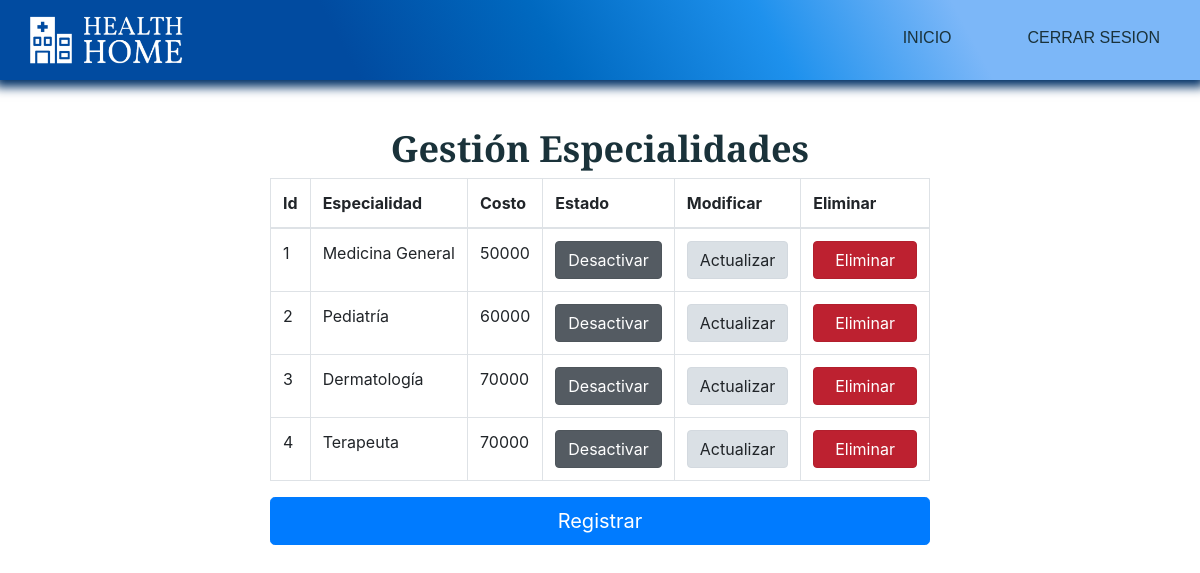
Screenshot of /index.php?c=Administrador&a=gestion_espec with the database file from the repository.
### tables this page shows
CREATE TABLE `especialidad` (
  `id_especialidad` tinyint(2) NOT NULL,
  `descrip_espec` varchar(30) NOT NULL,
  `costo_espec` int(6) NOT NULL,
  `estado_espec` tinyint(1) NOT NULL,
  `create_espec` datetime NOT NULL DEFAULT current_timestamp()
);

### controllers/Administrador.php (called while the page is built, shortened)
<?php
	class AdministradorController {
		public function __construct(){
			require_once "models/AdministradorModel.php";
		}
		public function gestion_espec(){
			$especialidad = new Administrador_model();
			$data["especialidad"] = $especialidad->get_especialidad();
			require_once "views/administrador/gestion_espec/gestion_espec.php";
		}
	}
?>

### config/database.php (called while the page is built)
<?php
	class Conectar {
		public static function conexion(){
			$conexion = new mysqli("localhost", "root", "", "clinica_health_home");
			return $conexion;
		}
	}
?>

### models/AdministradorModel.php (called while the page is built, shortened)
<?php
	class Administrador_model {
		private $db;
		private $especialidad;
		public function __construct(){
			$this->db = Conectar::conexion();
			$this->especialidad = array();
		}
		public function get_especialidad()
		{
			$sql = "SELECT * FROM especialidad";
			$resultado = $this->db->query($sql);
			while($row = $resultado->fetch_assoc())
			{
				$this->especialidad[] = $row;
			}
			return $this->especialidad;
		}
	}
?>

### views/administrador/gestion_espec/gestion_espec.php (the view, shortened to what this page needs)
<!DOCTYPE html>
<html lang="en">
<head>
    <link rel="stylesheet" href="assets/css/estilos.css">
    <link rel="stylesheet" href="https://stackpath.bootstrapcdn.com/bootstrap/4.4.1/css/bootstrap.min.css">
    <link rel="stylesheet" type="text/css" href="https://cdn.datatables.net/v/bs4/dt-1.10.20/datatables.min.css"/>
    <link rel="stylesheet" type="text/css" href="https://cdn.datatables.net/responsive/2.2.3/css/responsive.dataTables.min.css">
</head>
<body>
    <header>
        <div class="container__menu">
            <div class="logo">
                <img src="assets/images/Logo2.png" alt="">
            </div>
            <div class="menu">
                <nav id="nav">
                    <ul>
                        <li><a href="index.php?c=Administrador&a=index">Inicio</a></li>
                        <li><a href="">Cerrar sesion</a></li>
                    </ul>
                </nav>
            </div>
        </div>
    </header>
    <main>
        <div class="container__cover">
            <div class="cover">
                <div class="caja3">
                    <h1>Gestión Especialidades</h1>
                    <div class="row">
                        <div class="col-lg-12">
                            <table id="example" class="table table-bordered  display nowrap" cellspacing="0" width="100%">
                                <thead>
                                    <tr>
                                        <th>Id</th>
                                        <th>Especialidad</th>
                                        <th>Costo</th>
                                        <th>Estado</th>
                                        <th>Modificar</th>
                                        <th>Eliminar</th>
                                    </tr>
                                </thead>
                                <tbody>
                                    <?php foreach ($data["especialidad"] as $dato) {
                                      if($dato["estado_espec"]==1){
                                        $url="index.php?c=Administrador&a=cambio_estado_1_espec&id=";
                                        $boton="class='btn btn-secondary active' role='button' aria-pressed='true'>Desactivar</a>";
                                      }else{
                                        $estado="Inactivo";
                                        $url="index.php?c=Administrador&a=cambio_estado_2_espec&id=";
                                        $boton="class='btn btn-success active' role='button' aria-pressed='true'>&nbsp&nbsp&nbspActivar&nbsp&nbsp&nbsp</a>";
                                      }
                                      echo "<tr>";
                                      echo "<td>".$dato["id_especialidad"]."</td>";
                                      echo "<td>".$dato["descrip_espec"]."</td>";
                                      echo "<td>".$dato["costo_espec"]."</td>";
                                      echo "<td><a href='"."$url".$dato["id_especialidad"]."' ".$boton."</td>";
                                      echo "<td><a href='index.php?c=Administrador&a=actualizar_espec&id=".$dato["id_especialidad"]."' class='btn btn-light active' role='button' aria-pressed='true'>Actualizar</a></td>";
                                      echo "<td><a href='"."index.php?c=Administrador&a=eliminar_espec&id=".$dato["id_especialidad"]."' "."class='btn btn-danger active' role='button' aria-pressed='true'>&nbsp&nbspEliminar&nbsp&nbsp</a>"."</td>";
                                      echo "</tr>";
                                    }
                                    ?>
                                </tbody>
                            </table>
                        </div>
                    </div>
                    <a href="index.php?c=Administrador&a=nuevo_espec" class="btn btn-primary btn-lg btn-block" role="button" aria-pressed="true">Registrar</a>
                </div>
            </div>
        </div>
    </main>
</body>
</html>

### assets/css/estilos.css (style rules this page uses)
* { margin: 0; padding: 0; box-sizing: border-box; }
body { font-family: 'Montserrat', sans-serif; }
header { box-shadow: 0px 2px 10px 5px rgb(1, 48, 102); width: 100%; height: 80px; position: fixed; z-index: 1; padding: 40px; background: linear-gradient(62deg, rgba(1, 75, 160, 1) 29%, rgba(0, 105, 192, 1) 46%, rgba(30, 145, 237, 1) 64%, rgba(124, 183, 248, 1) 80%); }
.container__menu { max-width: 1200px; height: 100%; margin: auto; display: flex; justify-content: space-between; }
.logo { height: 100%; display: flex; align-items: center; }
.logo img { width: 170px; }
.menu { display: flex; align-items: center; margin-top: 11px; }
.menu ul { display: flex; }
.menu ul li { list-style: none; margin-left: 36px; }
.menu ul li a { font-family: 'Merriweather Sans', sans-serif; text-decoration: none; font-size: 16px; color: #1A323A; text-transform: uppercase; }
header nav ul li { padding: 10px 20px; -webkit-transition: all 500ms ease; -o-transition: all 500ms ease; transition: all 500ms ease; }
.container__cover { width: 100%; background-image: white; background-position: right; background-repeat: no-repeat; padding: 21px; }
.cover { max-width: 1200px; height: 100%; margin: auto; display: flex; align-items: center; justify-content: space-between; }
.row { --bs-gutter-x: 1.5rem; --bs-gutter-y: 0; display: flex; flex-wrap: wrap; margin-top: calc(-1 * var(--bs-gutter-y)); margin-right: calc(-0.5 * var(--bs-gutter-x)); margin-left: calc(-0.5 * var(--bs-gutter-x)); flex-direction: row; align-content: stretch; justify-content: center; }
.container__cover .caja3 { max-width: 100%; justify-content: center; margin-left: auto; margin-right: auto; align-content: center; align-items: center; margin-top: 106px; }
.container__cover .caja3 h1 { font-family: 'Merriweather Sans', sans-serif; font-size: 36px; font-weight: 600; text-align: center; color: #1A323A; margin-left: auto; margin-right: auto; }
@media screen and (max-width: 1700px) { .container__cover { background-position: 50%; } }
@media screen and (max-width:1200px) { header { padding: 20px; } }
@media screen and (max-width:1200px) { .container__cover { background-position: -100px; } }
table thead { background-color: white; }

### rows the page displays
especialidad: id_especialidad "1", descrip_espec "Medicina General", costo_espec "50000", estado_espec "Desactivar"
especialidad: id_especialidad "2", descrip_espec "Pediatría", costo_espec "60000", estado_espec "Desactivar"
especialidad: id_especialidad "3", descrip_espec "Dermatología", costo_espec "70000", estado_espec "Desactivar"
especialidad: id_especialidad "4", descrip_espec "Terapeuta", costo_espec "70000", estado_espec "Desactivar"
